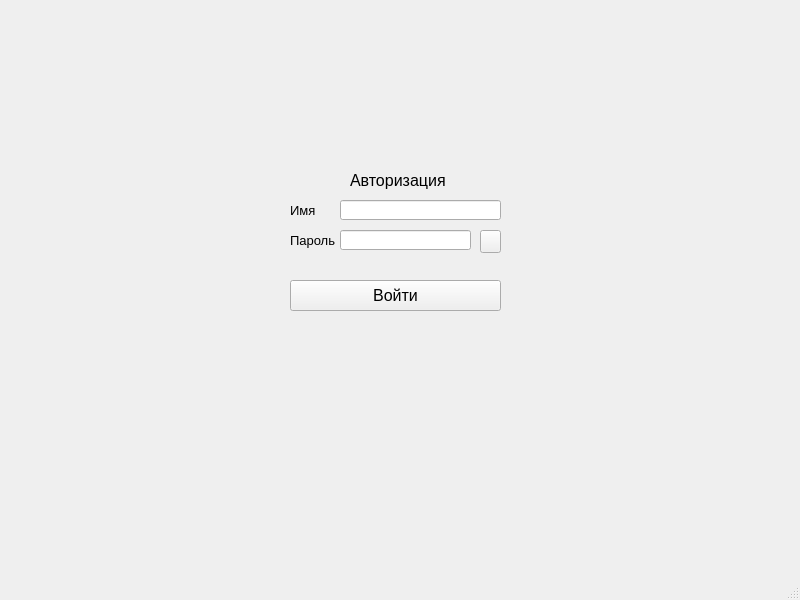
<?xml version="1.0" encoding="UTF-8"?>
<ui version="4.0">
 <class>MainWindow</class>
 <widget class="QMainWindow" name="MainWindow">
  <property name="geometry">
   <rect>
    <x>0</x>
    <y>0</y>
    <width>800</width>
    <height>600</height>
   </rect>
  </property>
  <property name="windowTitle">
   <string>MainWindow</string>
  </property>
  <widget class="QWidget" name="centralwidget">
   <widget class="QWidget" name="widget" native="true">
    <property name="geometry">
     <rect>
      <x>10</x>
      <y>10</y>
      <width>781</width>
      <height>541</height>
     </rect>
    </property>
    <widget class="QLabel" name="label_2">
     <property name="geometry">
      <rect>
       <x>280</x>
       <y>220</y>
       <width>51</width>
       <height>21</height>
      </rect>
     </property>
     <property name="font">
      <font>
       <pointsize>10</pointsize>
      </font>
     </property>
     <property name="text">
      <string>Пароль</string>
     </property>
    </widget>
    <widget class="QLineEdit" name="lineEdit_2">
     <property name="geometry">
      <rect>
       <x>330</x>
       <y>220</y>
       <width>131</width>
       <height>20</height>
      </rect>
     </property>
    </widget>
    <widget class="QPushButton" name="pushButton">
     <property name="geometry">
      <rect>
       <x>470</x>
       <y>220</y>
       <width>21</width>
       <height>23</height>
      </rect>
     </property>
     <property name="text">
      <string/>
     </property>
    </widget>
    <widget class="QToolButton" name="toolButton">
     <property name="geometry">
      <rect>
       <x>280</x>
       <y>270</y>
       <width>211</width>
       <height>31</height>
      </rect>
     </property>
     <property name="font">
      <font>
       <pointsize>12</pointsize>
      </font>
     </property>
     <property name="text">
      <string>Войти</string>
     </property>
    </widget>
    <widget class="QLineEdit" name="lineEdit_3">
     <property name="geometry">
      <rect>
       <x>330</x>
       <y>190</y>
       <width>161</width>
       <height>20</height>
      </rect>
     </property>
    </widget>
    <widget class="QLabel" name="label_4">
     <property name="geometry">
      <rect>
       <x>280</x>
       <y>190</y>
       <width>31</width>
       <height>21</height>
      </rect>
     </property>
     <property name="font">
      <font>
       <pointsize>10</pointsize>
      </font>
     </property>
     <property name="text">
      <string>Имя</string>
     </property>
    </widget>
    <widget class="QLabel" name="label_5">
     <property name="geometry">
      <rect>
       <x>340</x>
       <y>160</y>
       <width>101</width>
       <height>21</height>
      </rect>
     </property>
     <property name="font">
      <font>
       <pointsize>12</pointsize>
      </font>
     </property>
     <property name="text">
      <string>Авторизация</string>
     </property>
    </widget>
   </widget>
  </widget>
  <widget class="QMenuBar" name="menubar">
   <property name="geometry">
    <rect>
     <x>0</x>
     <y>0</y>
     <width>800</width>
     <height>21</height>
    </rect>
   </property>
  </widget>
  <widget class="QStatusBar" name="statusbar"/>
 </widget>
 <resources/>
 <connections/>
</ui>
